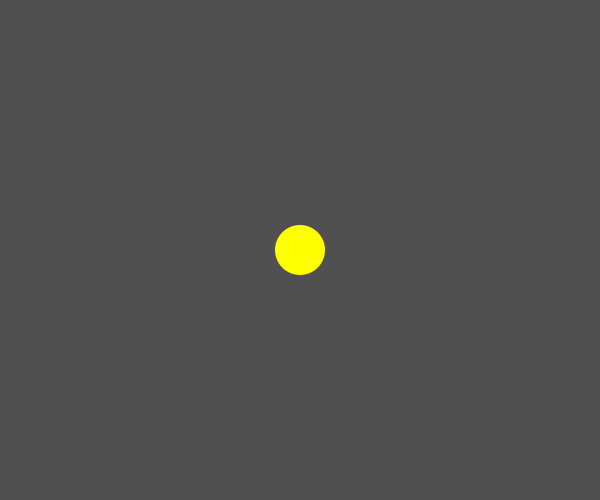
Frame 1 (no input)
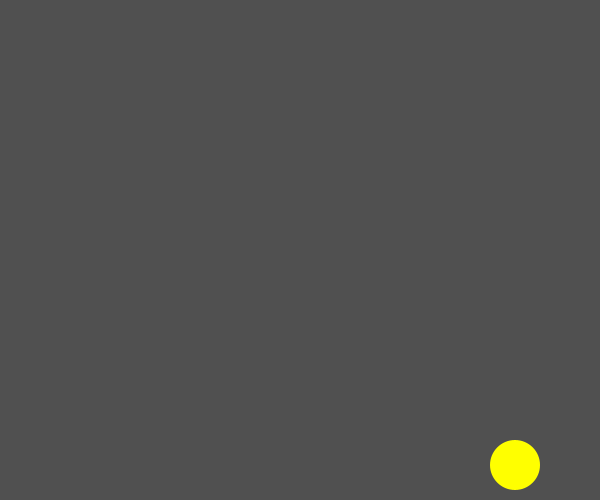
Frame 60 (the mouse pressed at the canvas centre just before this capture)
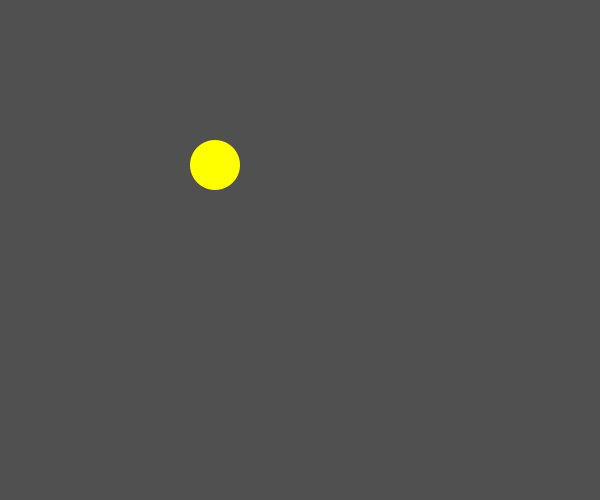
Frame 120 (the mouse held since frame 60 and released just before this capture)

The Processing sketch that drew these frames (run headless with seeded random() and noise(); from frame 60 on, the mouse is pressed at the canvas centre):

// Processing sketch: bolinha_bate_e_volta
// ── bolinha_bate_e_volta.pde
float posX = 300;
float posY = 250;
float vel = 5;

void setup(){
  size(600,500);
}

void draw(){
  background(80);
  noStroke();
  fill(255, 255,0);
  ellipse(posX, posY, 50,50);

  if(posX>width || posX<0 || posY>height || posY<0){
    vel = vel *-1;  
  }
  posX = posX + vel;
  posY = posY + vel;
}
//Só não sei como fazer para a bolinha mudar de direção quando bate nas bordas. 
